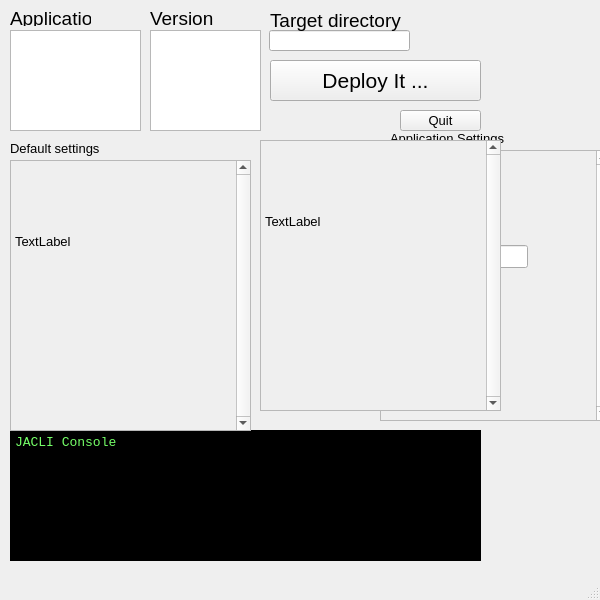
<?xml version="1.0" encoding="UTF-8"?>
<ui version="4.0">
 <class>MainWindow</class>
 <widget class="QMainWindow" name="MainWindow">
  <property name="geometry">
   <rect>
    <x>0</x>
    <y>0</y>
    <width>600</width>
    <height>600</height>
   </rect>
  </property>
  <property name="font">
   <font>
    <pointsize>10</pointsize>
   </font>
  </property>
  <property name="windowTitle">
   <string>JACLI</string>
  </property>
  <widget class="QWidget" name="centralwidget">
   <widget class="QListWidget" name="list_apps">
    <property name="geometry">
     <rect>
      <x>10</x>
      <y>30</y>
      <width>131</width>
      <height>101</height>
     </rect>
    </property>
   </widget>
   <widget class="QListWidget" name="list_versions">
    <property name="geometry">
     <rect>
      <x>150</x>
      <y>30</y>
      <width>111</width>
      <height>101</height>
     </rect>
    </property>
   </widget>
   <widget class="QPushButton" name="button_quit">
    <property name="geometry">
     <rect>
      <x>400</x>
      <y>110</y>
      <width>81</width>
      <height>21</height>
     </rect>
    </property>
    <property name="text">
     <string>Quit</string>
    </property>
   </widget>
   <widget class="QPushButton" name="button_deploy">
    <property name="geometry">
     <rect>
      <x>270</x>
      <y>60</y>
      <width>211</width>
      <height>41</height>
     </rect>
    </property>
    <property name="font">
     <font>
      <pointsize>16</pointsize>
     </font>
    </property>
    <property name="text">
     <string>Deploy It ...</string>
    </property>
   </widget>
   <widget class="QLabel" name="label">
    <property name="geometry">
     <rect>
      <x>10</x>
      <y>10</y>
      <width>81</width>
      <height>16</height>
     </rect>
    </property>
    <property name="sizePolicy">
     <sizepolicy hsizetype="Preferred" vsizetype="Preferred">
      <horstretch>0</horstretch>
      <verstretch>0</verstretch>
     </sizepolicy>
    </property>
    <property name="font">
     <font>
      <pointsize>14</pointsize>
     </font>
    </property>
    <property name="text">
     <string>Application</string>
    </property>
   </widget>
   <widget class="QLabel" name="label_2">
    <property name="geometry">
     <rect>
      <x>150</x>
      <y>10</y>
      <width>81</width>
      <height>16</height>
     </rect>
    </property>
    <property name="sizePolicy">
     <sizepolicy hsizetype="Preferred" vsizetype="Preferred">
      <horstretch>0</horstretch>
      <verstretch>0</verstretch>
     </sizepolicy>
    </property>
    <property name="font">
     <font>
      <pointsize>14</pointsize>
     </font>
    </property>
    <property name="text">
     <string>Version</string>
    </property>
   </widget>
   <widget class="QPlainTextEdit" name="log_console">
    <property name="geometry">
     <rect>
      <x>10</x>
      <y>430</y>
      <width>471</width>
      <height>131</height>
     </rect>
    </property>
    <property name="font">
     <font>
      <family>Monospace</family>
      <pointsize>10</pointsize>
     </font>
    </property>
    <property name="styleSheet">
     <string notr="true">background-color: rgb(0, 0, 0);
color: rgb(117, 255, 104);</string>
    </property>
    <property name="plainText">
     <string notr="true">JACLI Console</string>
    </property>
   </widget>
   <widget class="QLineEdit" name="txt_target">
    <property name="geometry">
     <rect>
      <x>269</x>
      <y>30</y>
      <width>141</width>
      <height>21</height>
     </rect>
    </property>
    <property name="font">
     <font>
      <pointsize>12</pointsize>
     </font>
    </property>
    <property name="text">
     <string/>
    </property>
   </widget>
   <widget class="QLabel" name="label_3">
    <property name="geometry">
     <rect>
      <x>270</x>
      <y>10</y>
      <width>131</width>
      <height>21</height>
     </rect>
    </property>
    <property name="font">
     <font>
      <pointsize>14</pointsize>
     </font>
    </property>
    <property name="text">
     <string>Target directory</string>
    </property>
   </widget>
   <widget class="QScrollArea" name="scrollArea">
    <property name="geometry">
     <rect>
      <x>10</x>
      <y>160</y>
      <width>241</width>
      <height>271</height>
     </rect>
    </property>
    <property name="verticalScrollBarPolicy">
     <enum>Qt::ScrollBarAlwaysOn</enum>
    </property>
    <property name="widgetResizable">
     <bool>false</bool>
    </property>
    <widget class="QWidget" name="scrollAreaWidgetContents">
     <property name="geometry">
      <rect>
       <x>0</x>
       <y>0</y>
       <width>218</width>
       <height>265</height>
      </rect>
     </property>
     <property name="sizePolicy">
      <sizepolicy hsizetype="Preferred" vsizetype="Preferred">
       <horstretch>0</horstretch>
       <verstretch>0</verstretch>
      </sizepolicy>
     </property>
     <widget class="QWidget" name="verticalLayoutWidget">
      <property name="geometry">
       <rect>
        <x>0</x>
        <y>0</y>
        <width>191</width>
        <height>161</height>
       </rect>
      </property>
      <layout class="QVBoxLayout" name="verticalLayout">
       <property name="spacing">
        <number>5</number>
       </property>
       <item>
        <widget class="QLabel" name="label_7">
         <property name="text">
          <string>TextLabel</string>
         </property>
        </widget>
       </item>
      </layout>
     </widget>
    </widget>
   </widget>
   <widget class="QScrollArea" name="scrollArea_2">
    <property name="geometry">
     <rect>
      <x>380</x>
      <y>150</y>
      <width>231</width>
      <height>271</height>
     </rect>
    </property>
    <property name="verticalScrollBarPolicy">
     <enum>Qt::ScrollBarAlwaysOn</enum>
    </property>
    <property name="widgetResizable">
     <bool>false</bool>
    </property>
    <widget class="QWidget" name="scrollAreaWidgetContents_2">
     <property name="geometry">
      <rect>
       <x>0</x>
       <y>0</y>
       <width>208</width>
       <height>265</height>
      </rect>
     </property>
     <widget class="QWidget" name="verticalLayoutWidget_2">
      <property name="geometry">
       <rect>
        <x>0</x>
        <y>0</y>
        <width>151</width>
        <height>121</height>
       </rect>
      </property>
      <layout class="QVBoxLayout" name="verticalLayout_2">
       <property name="spacing">
        <number>5</number>
       </property>
       <property name="sizeConstraint">
        <enum>QLayout::SetNoConstraint</enum>
       </property>
       <item>
        <widget class="QLabel" name="label_4">
         <property name="enabled">
          <bool>true</bool>
         </property>
         <property name="text">
          <string>TextLabel</string>
         </property>
        </widget>
       </item>
       <item>
        <widget class="QLineEdit" name="lineEdit"/>
       </item>
      </layout>
     </widget>
    </widget>
   </widget>
   <widget class="QLabel" name="label_5">
    <property name="geometry">
     <rect>
      <x>10</x>
      <y>140</y>
      <width>111</width>
      <height>16</height>
     </rect>
    </property>
    <property name="text">
     <string>Default settings</string>
    </property>
   </widget>
   <widget class="QLabel" name="label_6">
    <property name="geometry">
     <rect>
      <x>390</x>
      <y>130</y>
      <width>141</width>
      <height>16</height>
     </rect>
    </property>
    <property name="text">
     <string>Application Settings</string>
    </property>
   </widget>
   <widget class="QScrollArea" name="scrollArea_3">
    <property name="geometry">
     <rect>
      <x>260</x>
      <y>140</y>
      <width>241</width>
      <height>271</height>
     </rect>
    </property>
    <property name="verticalScrollBarPolicy">
     <enum>Qt::ScrollBarAlwaysOn</enum>
    </property>
    <property name="widgetResizable">
     <bool>false</bool>
    </property>
    <widget class="QWidget" name="scrollAreaWidgetContents_3">
     <property name="geometry">
      <rect>
       <x>0</x>
       <y>0</y>
       <width>218</width>
       <height>265</height>
      </rect>
     </property>
     <property name="sizePolicy">
      <sizepolicy hsizetype="Preferred" vsizetype="Preferred">
       <horstretch>0</horstretch>
       <verstretch>0</verstretch>
      </sizepolicy>
     </property>
     <widget class="QWidget" name="verticalLayoutWidget_3">
      <property name="geometry">
       <rect>
        <x>0</x>
        <y>0</y>
        <width>191</width>
        <height>161</height>
       </rect>
      </property>
      <layout class="QVBoxLayout" name="verticalLayout_3">
       <property name="spacing">
        <number>5</number>
       </property>
       <item>
        <widget class="QLabel" name="label_8">
         <property name="text">
          <string>TextLabel</string>
         </property>
        </widget>
       </item>
      </layout>
     </widget>
    </widget>
   </widget>
  </widget>
  <widget class="QMenuBar" name="menubar">
   <property name="geometry">
    <rect>
     <x>0</x>
     <y>0</y>
     <width>600</width>
     <height>20</height>
    </rect>
   </property>
  </widget>
  <widget class="QStatusBar" name="statusbar"/>
 </widget>
 <layoutdefault spacing="4" margin="4"/>
 <resources/>
 <connections/>
 <designerdata>
  <property name="gridDeltaX">
   <number>10</number>
  </property>
  <property name="gridDeltaY">
   <number>10</number>
  </property>
  <property name="gridSnapX">
   <bool>true</bool>
  </property>
  <property name="gridSnapY">
   <bool>true</bool>
  </property>
  <property name="gridVisible">
   <bool>true</bool>
  </property>
 </designerdata>
</ui>
